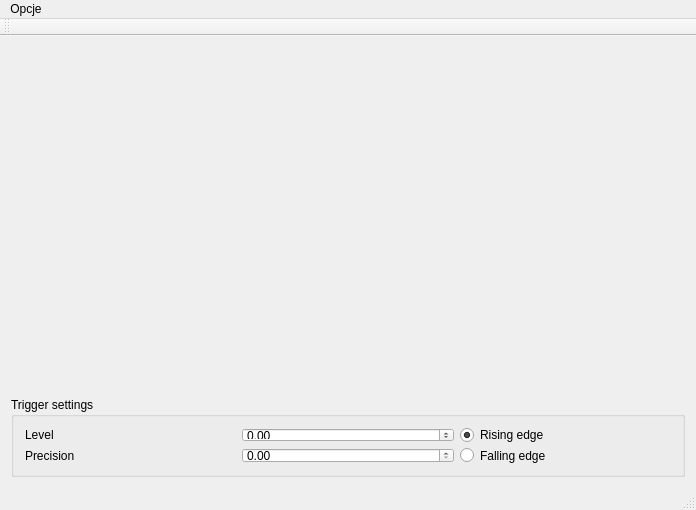
<?xml version="1.0" encoding="UTF-8"?>
<ui version="4.0">
 <class>MainWindow</class>
 <widget class="QMainWindow" name="MainWindow">
  <property name="geometry">
   <rect>
    <x>0</x>
    <y>0</y>
    <width>696</width>
    <height>510</height>
   </rect>
  </property>
  <property name="windowTitle">
   <string>MainWindow</string>
  </property>
  <widget class="QWidget" name="mainWidget">
   <layout class="QVBoxLayout" name="verticalLayout">
    <item>
     <widget class="QCustomPlot" name="plot" native="true"/>
    </item>
    <item>
     <widget class="QGroupBox" name="groupBox">
      <property name="maximumSize">
       <size>
        <width>16777215</width>
        <height>80</height>
       </size>
      </property>
      <property name="title">
       <string>Trigger settings</string>
      </property>
      <layout class="QGridLayout" name="gridLayout">
       <item row="1" column="0">
        <widget class="QLabel" name="label">
         <property name="text">
          <string>Level</string>
         </property>
        </widget>
       </item>
       <item row="1" column="1">
        <widget class="QDoubleSpinBox" name="doubleSpinBoxLevel">
         <property name="minimum">
          <double>-2047.000000000000000</double>
         </property>
         <property name="maximum">
          <double>2048.000000000000000</double>
         </property>
        </widget>
       </item>
       <item row="2" column="0">
        <widget class="QLabel" name="label_2">
         <property name="text">
          <string>Precision</string>
         </property>
        </widget>
       </item>
       <item row="2" column="1">
        <widget class="QDoubleSpinBox" name="doubleSpinBoxPrecision">
         <property name="maximum">
          <double>200.000000000000000</double>
         </property>
        </widget>
       </item>
       <item row="2" column="2">
        <widget class="QRadioButton" name="radioButton_2">
         <property name="text">
          <string>Falling edge</string>
         </property>
        </widget>
       </item>
       <item row="1" column="2">
        <widget class="QRadioButton" name="radioButtonRising">
         <property name="text">
          <string>Rising edge</string>
         </property>
         <property name="checked">
          <bool>true</bool>
         </property>
        </widget>
       </item>
      </layout>
     </widget>
    </item>
   </layout>
  </widget>
  <widget class="QMenuBar" name="menuBar">
   <property name="geometry">
    <rect>
     <x>0</x>
     <y>0</y>
     <width>696</width>
     <height>21</height>
    </rect>
   </property>
   <widget class="QMenu" name="menuOpcje">
    <property name="title">
     <string>Opcje</string>
    </property>
    <addaction name="actionUstawienia_Urz_dzenia"/>
    <addaction name="actionStart_Conversion"/>
   </widget>
   <addaction name="menuOpcje"/>
  </widget>
  <widget class="QToolBar" name="mainToolBar">
   <attribute name="toolBarArea">
    <enum>TopToolBarArea</enum>
   </attribute>
   <attribute name="toolBarBreak">
    <bool>false</bool>
   </attribute>
  </widget>
  <widget class="QStatusBar" name="statusBar"/>
  <action name="actionUstawienia_Urz_dzenia">
   <property name="text">
    <string>Ustawienia Urządzenia</string>
   </property>
  </action>
  <action name="actionStart_Conversion">
   <property name="text">
    <string>Start/Stop Conversion</string>
   </property>
  </action>
 </widget>
 <layoutdefault spacing="6" margin="11"/>
 <customwidgets>
  <customwidget>
   <class>QCustomPlot</class>
   <extends>QWidget</extends>
   <header>qcustomplot.h</header>
   <container>1</container>
  </customwidget>
 </customwidgets>
 <resources/>
 <connections/>
</ui>
